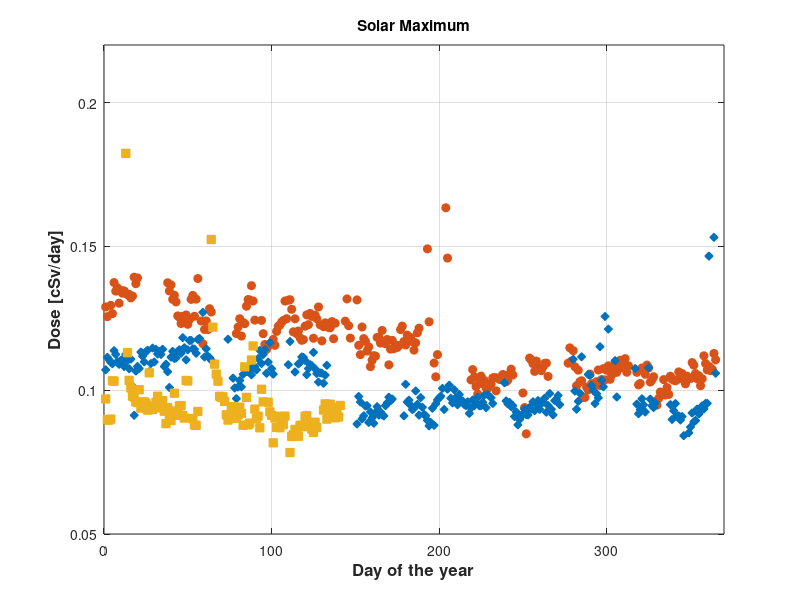
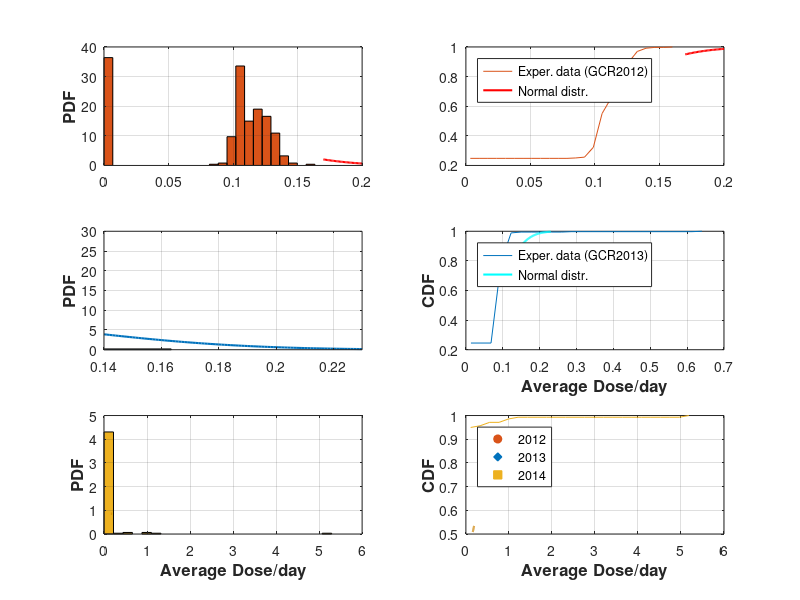

Recreate these plots in MATLAB, in order.
%Daniel Gomez and Hayley E. Bower, Purdue University
%Summer 2017
%Using CRaTER Data accessed from University of New Hampshire

%% Year 2012
clc, clear, close all
% Code colors (Do not worry about this!!!  I will explain you later)
b_d = [0       0.4471    0.7412];   r_d = [0.8510    0.3255    0.0980];
y_d = [0.9294  0.6941    0.1255];   k_d = [0.3137    0.3137    0.3137];
c_d = [0.3020  0.7451    0.9333];   cc_d = [0    0.7490    0.7490];
gr_d = [.7 .7 .7];    yd_d = [0.8  0.5    0];

% GCR 2012
data_GCR = load('UNH2012GCR.txt'); %Bring in the 2012 CRaTER Data
DOY = data_GCR(:,3); %Day of Year
D1_2 = data_GCR(:,8); %Detectors 1&2 dose rates

jj=1;
for ii = DOY(1):DOY(end)
    [ind] = find(ii==DOY);
    if isempty(ind)~=1
    m_d = mean(D1_2(ind));
    st_d = std(D1_2(ind),1);
    mat(jj,:) = [ii length(ind) m_d st_d];
    else
        mat(jj,:) = [ii length(ind) 0 0];
    end
        jj = jj +1;
end

figure(1)
% One way to plot the MEAN and the STANDARD DEVIATION
% f1 = errorbar(mat(:,1),mat(:,3),mat(:,4),...
%     'color',gr_d,'linewidth',0.5,'marker','d','LineStyle','-','MarkerSize',5,'MarkerEdgeColor',r_d,'MarkerfaceColor',r_d); grid on, hold on
% set(gca,'xtick',[175:25:375],'ytick',[0.15:.01:.21],'fontweight','normal','fontsize',11,'box','on');
f1 = plot(mat(:,1),mat(:,3),'o','color',r_d,'MarkerSize',6,'MarkerfaceColor',r_d); hold on
title('2012')

figure(2)
subplot(3,2,1)
% hh = histogram(mat(2:end-1,3),24,'Normalization','pdf','FaceColor',r_d); hold on, grid on
n=length(mat(2:end-1,3));
[counts,centers] = hist(mat(2:end-1,3),24);
prob = counts/ (n * (centers(2)-centers(1)));
H = bar(centers,prob,'hist'); hold on, grid on
set(H,'facecolor',r_d);

mu = mean(mat(2:end-1,3));
sigma = std(mat(2:end-1,3),1);
xx = .17:0.001:.2;
% y = exp(-(y-mu).^2./(2*sigma^2))./(sigma*sqrt(2*pi));
y = pdf('normal',xx,mu,sigma);
plot(xx,y,'r','LineWidth',1.5)
ylabel('PDF','fontweight','bold','fontsize',12)
aa = title('2012','position',[0.2050 206.0440 -1.4211e-14]);

subplot(3,2,2)
count_sum = cumsum(prob);
plot(centers(1:end),count_sum/(count_sum(end)),'color',r_d), grid on, hold on
y = cdf('normal',xx,mu,sigma);
plot(xx,y,'r','LineWidth',1.5),  grid on
legend('Exper. data (GCR2012)','Normal distr.','location','northwest')

%==================================================
% GCR 2013
clear DOY D1_2 mat  m_d st_d
data_GCR2013 = load('UNH2013GCR.txt'); %Bring in the 2013 CRaTER Data
DOY = data_GCR2013(:,3); %Day of Year
D1_2 = data_GCR2013(:,8); %Detectors 1&2 dose rates

jj=1;
for ii = DOY(1):DOY(end)
    [ind] = find(ii==DOY);
    if isempty(ind)~=1
    m_d = mean(D1_2(ind));
    st_d = std(D1_2(ind),1);
    mat(jj,:) = [ii length(ind) m_d st_d];
    else
        mat(jj,:) = [ii length(ind) 0 0];
    end
        jj = jj +1;
end

figure(1);
% f2 = errorbar(mat(:,1),mat(:,3),mat(:,4),...
%     'color',gr_d,'linewidth',0.5,'marker','o','LineStyle','-','MarkerSize',5,'MarkerEdgeColor',b_d,'MarkerfaceColor',b_d); grid on, hold on
% set(gca,'xtick',[175:25:375],'ytick',[0.15:.01:.21],'fontweight','normal','fontsize',11,'box','on')
f2 = plot(mat(:,1),mat(:,3),'d','color',b_d,'MarkerSize',6,'MarkerfaceColor',b_d); grid on, hold on

figure(2)
subplot(3,2,3)
% hh = histogram(mat(2:end-1,3),20,'Normalization','pdf','FaceColor',b_d); hold on, grid on
n=length(mat(2:end-1,3));
[counts,centers] = hist(mat(2:end-1,3),24);
prob = counts/ (n * (centers(2)-centers(1)));
H = bar(centers,prob,'hist'); hold on, grid on
set(H,'facecolor',b_d);

mu = mean(mat(2:end-1,3));
sigma = std(mat(2:end-1,3),1);
xx = .14:0.001:.23;
% y = exp(-(y-mu).^2./(2*sigma^2))./(sigma*sqrt(2*pi));
y = pdf('normal',xx,mu,sigma);
plot(xx,y,'','LineWidth',1.5)
ylabel('PDF','fontweight','bold','fontsize',12)
axis([ 0.14 .23 0 30])

subplot(3,2,4)
count_sum = cumsum(prob);
plot(centers(1:end),count_sum/(count_sum(end)),'color',b_d), grid on, hold on
y = cdf('normal',xx,mu,sigma);
plot(xx,y,'c','LineWidth',1.5),  grid on
ylabel('CDF','fontweight','bold','fontsize',12)
xlabel('Average Dose/day','fontweight','bold','fontsize',12)
legend('Exper. data (GCR2013)','Normal distr.','location','northwest')

%==================================================
% GCR2014
clear DOY D1_2 y xx mat m_d st_d

data_GCR2014 = load('UNH2014GCR.txt'); %Bring in the 2014 CRaTER Data
DOY = data_GCR2014(:,3); %Day of Year
D1_2 = data_GCR2014(:,8); %Detectors 1&2 dose rates

jj=1;
for ii = DOY(1):DOY(end)
    [ind] = find(ii==DOY);
    if isempty(ind)~=1
    m_d = mean(D1_2(ind));
    st_d = std(D1_2(ind),1);
    mat(jj,:) = [ii length(ind) m_d st_d];
    else
        mat(jj,:) = [ii length(ind) 0 0];
    end
        jj = jj +1;
end

figure(1)
% f3 = errorbar(mat(:,1),mat(:,3),mat(:,4),...
%     'color',gr_d,'linewidth',0.5,'marker','s','LineStyle','-','MarkerSize',5,'MarkerEdgeColor',yd_d,'MarkerfaceColor',y_d); grid on, hold on
% set(gca,'xtick',[175:25:375],'ytick',[0.15:.01:.21],'fontweight','normal','fontsize',11,'box','on')
f3 = plot(mat(:,1),mat(:,3),'s','color',y_d,'MarkerSize',6,'MarkerfaceColor',y_d); grid on, hold on
axis([0 370 0.05 0.22])
title('Solar Maximum')
xlabel('Day of the year','fontweight','bold','fontsize',12)
ylabel('Dose [cSv/day]','fontweight','bold','fontsize',12)

figure(2)
subplot(3,2,5)
% hh = histogram(mat(2:end-1,3),24,'Normalization','pdf','FaceColor',y_d); hold on, grid on
n=length(mat(2:end-1,3));
[counts,centers] = hist(mat(2:end-1,3),24);
prob = counts/ (n * (centers(2)-centers(1)));
H = bar(centers,prob,'hist'); hold on, grid on
set(H,'facecolor',y_d);

mu = mean(mat(2:end-1,3));
sigma = std(mat(2:end-1,3),1);
xx = .16:0.001:.19;
% y = exp(-(y-mu).^2./(2*sigma^2))./(sigma*sqrt(2*pi));
y = pdf('normal',xx,mu,sigma);
plot(xx,y,'LineWidth',1.5,'color',yd_d)
ylabel('PDF','fontweight','bold','fontsize',12)
xlabel('Average Dose/day','fontweight','bold','fontsize',12)

subplot(3,2,6)
count_sum = cumsum(prob);
plot(centers(1:end),count_sum/(count_sum(end)),'color',y_d), grid on, hold on
y = cdf('normal',xx,mu,sigma);
plot(xx,y,'LineWidth',1.5,'color',yd_d),  grid on
ylabel('CDF','fontweight','bold','fontsize',12)
xlabel('Average Dose/day','fontweight','bold','fontsize',12)
 aaa = legend('Exper. data (GCR2014)','Normal distr.','location','northwest');

legend([f1 f2 f3],'2012','2013','2014')


% IMPORTANT:  This is the best way to save a figure as PDF in Matlab
% set(1,'PaperSize' ,[5.8 4.5],'PaperPositionMode','auto')
% print('-f1','-painters','Radiation_01','-dpdf')


print(1,'All_GCRMax', '-dpng', '-r900')
print(2,'Proba_GCRMax', '-dpng', '-r900')
